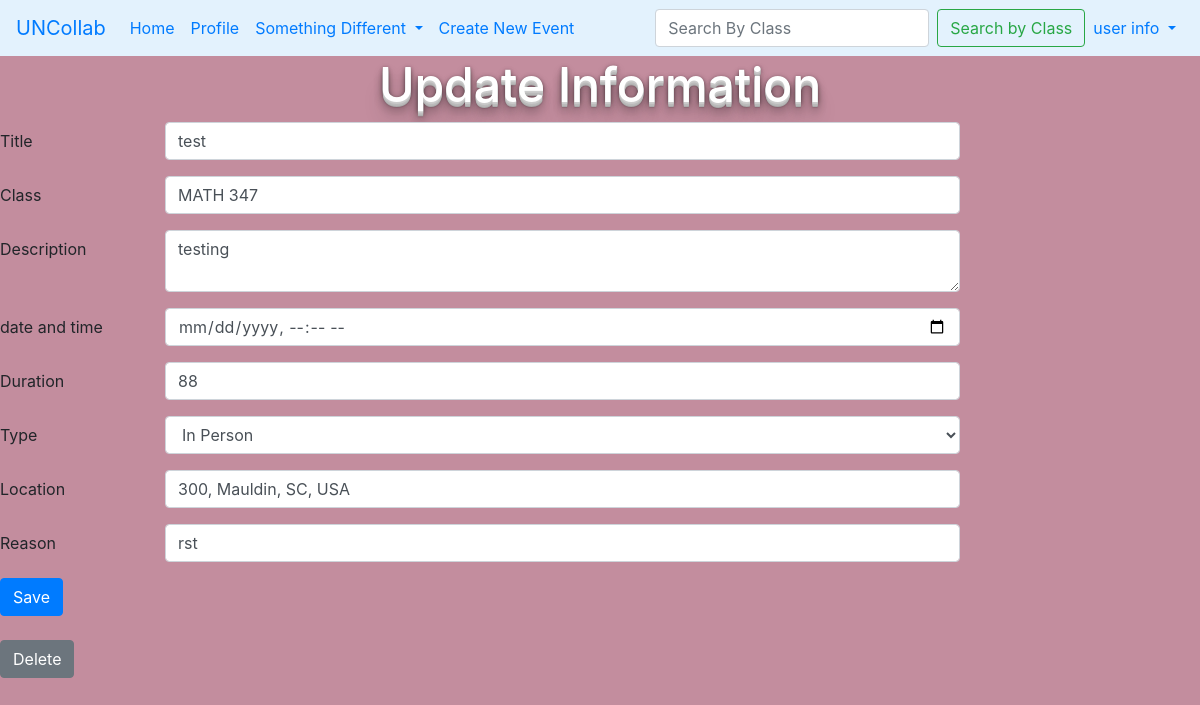
/6/update (signed in), run on the app's committed database.
### tables this page shows
CREATE TABLE posts(
  id INTEGER PRIMARY KEY AUTOINCREMENT,
  author_id INTEGER NOT NULL,
  class_id INTEGER NOT NULL,
  created TIMESTAMP DEFAULT CURRENT_TIMESTAMP,
  title TEXT NOT NULL,
  description TEXT,
  type TEXT NOT NULL,
  reason TEXT NOT NULL,
  location TEXT NOT NULL,
  x_cord FLOAT,
  y_cord FLOAT,
  start_time DATETIME NOT NULL,
  duration INTEGER NOT NULL,
  FOREIGN KEY (author_id) REFERENCES user (id),
  FOREIGN KEY (class_id) REFERENCES classes (id)
);

CREATE TABLE classes(
  id INTEGER PRIMARY KEY AUTOINCREMENT,
  name TEXT UNIQUE NOT NULL
);

### collab_app/post.py (the view, shortened to what this page needs)
@bp.route('/<int:id>/update', methods=('GET', 'POST'))
@login_required
def update(id):
    post = get_post(id)
    return render_template('post/update.html', post=post)

### collab_app/auth.py (called while the page is built)
@bp.before_app_request
def load_logged_in_user():
  user_id = session.get('user_id')
  if user_id is None:
    g.user = None
  else:
    g.user = get_db().execute(
      'SELECT * FROM user WHERE id = ?', (user_id,)
    ).fetchone()

def login_required(view):
  @functools.wraps(view)
  def wrapped_view(**kwargs):
    if g.user is None:
      return redirect(url_for('auth.login'))
    return view(**kwargs)
  return wrapped_view

### collab_app/db.py (called while the page is built)
def get_db():
  if 'db' not in g:
    g.db = sqlite3.connect(
      current_app.config['DATABASE'],
      detect_types=sqlite3.PARSE_DECLTYPES
    )
    g.db.row_factory = sqlite3.Row
  return  g.db

### collab_app/post.py (called while the page is built)
def get_post(id):
  post = get_db().execute(
      'SELECT p.id, p.author_id, p.class_id, p.title, c.name as name, p.description, p.type, p.reason, p.location, p.start_time, p.duration as duration'
      ' FROM (posts p JOIN user u ON p.author_id = u.id) z JOIN classes c ON c.id = z.class_id'
      ' WHERE p.id = ?',
      (id,)
  ).fetchone()
  if post is None:
      abort(404, "Post id {0} doesn't exist.".format(id))
  return post

### collab_app/templates/post/update.html (shortened to what this page needs)
<!DOCTYPE html>
<html lang="fr"></html>
<head>
  <link rel="stylesheet" type="text/css" href="../static/css/style.css">
  <link rel="stylesheet" href="https://stackpath.bootstrapcdn.com/bootstrap/4.3.1/css/bootstrap.min.css">
</head>
<body>
  {% include 'navbar.html' %}
  <h1 class='title2'>Update Information</h1>
  <form method="post" onsubmit="return await checker()" style="width: 80%;">
    <div class="form-group row">
    <label for="title" class="col-2 col-form-label">Title</label>
    <div class="col-10">
    <input name="title" class="form-control" id="title" value="{{ request.form['title'] or post['title'] }}" required>
  </div>
    </div>
    <div class="form-group row">
    <label for="class" class="col-2 col-form-label">Class</label>
    <div class="col-10">
    <input name="class" class="form-control" id="class" value="{{ request.form['class'] or post['name'] }}" required>
  </div>
    </div>
    <div class="form-group row">
    <label for="description" class="col-2 col-form-label">Description</label>
    <div class="col-10">
    <textarea name="description" class="form-control" id="description">{{ request.form['description'] or post['description'] }}</textarea>
  </div>
  </div>
  <div class="form-group row">
    <label for="datetime" class="col-2 col-form-label">date and time</label>
    <div class="col-10">
      <input name="datetime" type="datetime-local" class="form-control"  id="datetime" value="{{ request.form['datetime'] or post['datetime'] }}" required>
  </div>
  </div>
  <div class="form-group row">
    <label for="duration" class="col-2 col-form-label">Duration</label>
    <div class="col-10">
    <input type="number" name="duration" class="form-control" id="duration" min="1" value="{{ request.form['duration'] or post['duration'] }}" required>
  </div>
  </div>
    <div class="form-group row">
    <label for="type" class="col-2 col-form-label">Type</label>
    <div class="col-10">
    <select name="type" class="form-control" id="type" value="{{ request.form['type'] or post['type'] }}" required>
      <option>In Person</option>
    </select>
  </div>
  </div>
    <div class="form-group row">
    <label for="location" class="col-2 col-form-label">Location</label>
    <div class="col-10">
    <input autocomplete="off" name="location" class="form-control" id="location" list="loc" value="{{ request.form['location'] or post['location'] }}" required>
  </div>
  </div>
    <div class="form-group row">
    <label for="reason" class="col-2 col-form-label">Reason</label>
    <div class="col-10">
      <input name="reason" class="form-control" id="reason" placeholder="" value="{{ request.form['reason'] or post['reason'] }}" required>
    </div>
  </div>
    <input class="btn btn-primary" type="submit" value="Save">
  </form>
  <br>
  <form action="{{ url_for('post.delete', id=post['id']) }}" method="post" class="form">
    <input class="btn btn-secondary" type="submit" value="Delete" onclick="return confirm('Are you sure?');">
  </form>
 </body>
 </html>

### collab_app/static/css/style.css (style rules this page uses)
body { background-color: #C38D9E !important; }
.title2 { display: flex; align-items: center; justify-content: center; color: white; font-size:48px; text-shadow: 0 1px 0 #ccc, 0 2px 0 #c9c9c9, 0 3px 0 #bbb, 0 4px 0 #b9b9b9, 0 5px 0 #aaa, 0 6px 1px rgba(0, 0, 0, .1), 0 0 5px rgba(0, 0, 0, .1), 0 1px 3px rgba(0, 0, 0, .3), 0 3px 5px rgba(0, 0, 0, .2), 0 5px 10px rgba(0, 0, 0, .25), 0 10px 10px rgba(0, 0, 0, .2), 0 20px 20px rgba(0, 0, 0, .15); }

### data on the page
posts: title "test", description "testing", duration "88", type "In Person", location "300, Mauldin, SC, USA", reason "rst"
classes: class "MATH 347"
